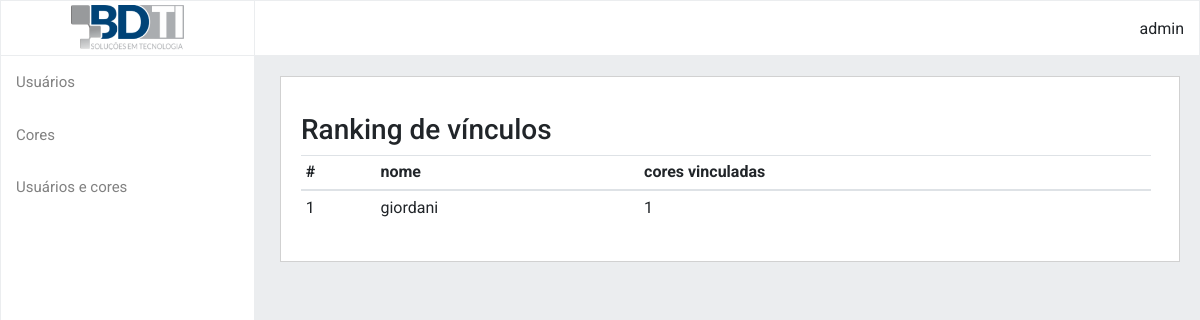
Before: /views/v_top_vinculos.php with the older database file.
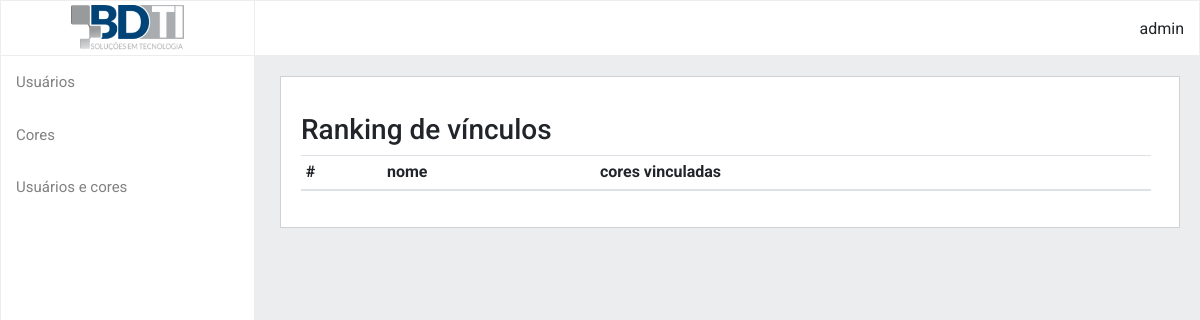
After: the same page with the newer database file.
### tables this page shows
CREATE TABLE users(
    id INTEGER PRIMARY KEY,
    name varchar(100) NOT NULL,
    email varchar(100) NOT NULL
);

### connection.php (called while the page is built, shortened)
<?php
class Connection {
    private $databaseFile;
    private $connection;
    public function __construct()
    {
        $this->databaseFile = realpath(__DIR__ . "/database/db.sqlite");
    }
    private function connect()
    {
        $conn = new PDO("sqlite:{$this->databaseFile}");
        $conn->setAttribute(PDO::ATTR_ERRMODE, PDO::ERRMODE_EXCEPTION);
        return $this->connection = $conn;
    }
    public function getConnection()
    {
        return $this->connection ?: $this->connection = $this->connect();
    }
    public function query($query)
    {
        $result      = $this->getConnection()->query($query);
        $result->setFetchMode(PDO::FETCH_INTO, new stdClass);
        return $result;
    }
}

### views/v_top_vinculos.php (the view, shortened to what this page needs)
<?php
require_once '../connection.php';
$conexao = new Connection();
$sql = "SELECT u.id as user_id, u.name as user_name, count(uc.user_id) as total
FROM users u
LEFT JOIN user_colors uc on uc.user_id = u.id
group by u.id,
         u.name
order by total desc
LIMIT 5
";
$topvinculos = $conexao->query($sql);
?>
<!doctype html>
<html lang="en">
<head>
    <link rel="stylesheet" href="https://cdn.jsdelivr.net/npm/bootstrap@4.0.0/dist/css/bootstrap.min.css">
    <link rel="stylesheet" href="https://cdn.jsdelivr.net/npm/bootstrap-icons@1.8.1/font/bootstrap-icons.css">
    <link rel="stylesheet" href="../style.css">
</head>
<body>
<?php include('../includes/menu.php')?>
<div class="main">
    <div class="mt-3 table-responsive">
        <div class="div-container">
            <h3 class="">Ranking de vínculos</h3>
            <table class="table table-sm table-hover">
                <thead class="">
                <th>#</th>
                <th>nome</th>
                <th>cores vinculadas</th>
                </thead>
                <tbody>
                <?php
                foreach($topvinculos as $registro){
                    echo sprintf("
                        <tr>
                            <td>%s</td>
                            <td>%s</td>
                            <td>%s</td>
                        </tr>
                        ", $registro->user_id, $registro->user_name, $registro->total);
                }
                ?>
                </tbody>
            </table>
        </div>
    </div>
</body>
</html>

### includes/menu.php
<div class="topnav">
        <div class="userNavName">admin</div>
    </div>
    <div class="sidenav">
        <div class="sideImg">
            <img src="../img/logo.png" class="logo" alt="logo">
        </div>
        <div class="sidebarItem">
            <a href="../views/v_lista_usuarios.php">Usuários</a>
        </div>
        <div class="sidebarItem">
            <a href="../views/v_lista_cores.php">Cores</a>
        </div>
        <div class="sidebarItem">
            <a href="../views/v_top_vinculos.php">Usuários e cores</a>
        </div>
</div>

### style.css (style rules this page uses)
* { font-family: 'Roboto', sans-serif; margin: 0; padding: 0; }
body, html { background-color: #EBEDEF; }
.logo { width: 113.92px; }
.sideImg { text-align: center; padding-bottom: 1px; padding-top: 4px; border-bottom: 0.6px solid #EBEDEF; height: 55px; }
.sidenav { height: 100%; width: 255px; position: fixed; top: 0; left: 0; background-color: white; overflow-x: hidden; border: 1px solid #EBEDEF; }
.sidenav a { padding: 15px 6px 15px 15px; text-decoration: none; font-size: 15px; color: #818181; display: block; }
.main { margin-top: 20px; margin-left: 280px; padding: 20px; border: 0.6px solid #d1d1d1; margin-right: 20px; max-width: 910px; }
.userNavName { float: right; padding-right: 15px; line-height: 55px; }
.topnav { height: 56px; border: 1px solid #EBEDEF; background-color: white; }
.div-container { max-width: 850px; }
.table, .main { background-color: white; }

Changed rows visible on the page:
removed users: id "1", name "giordani", total "1"
